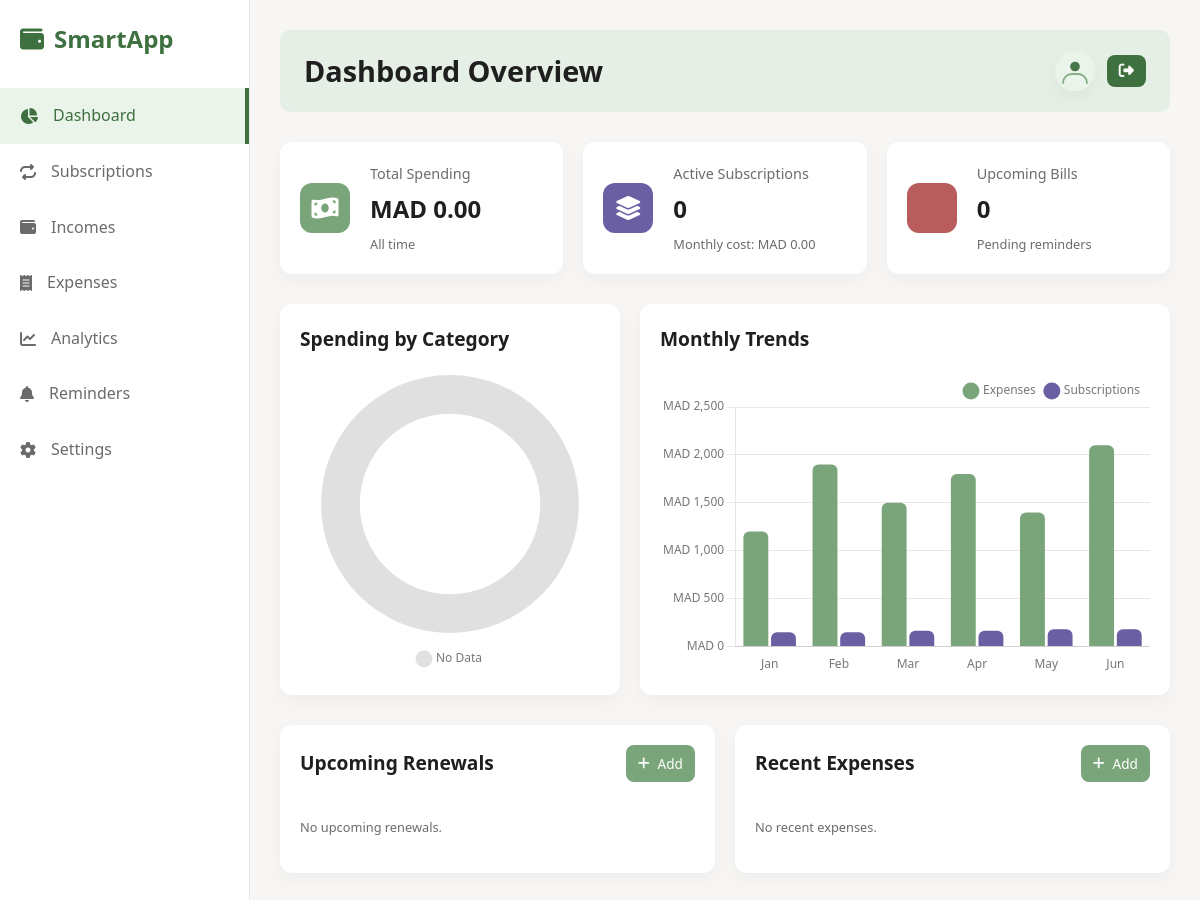
Page / (signed in) on the earlier database version.
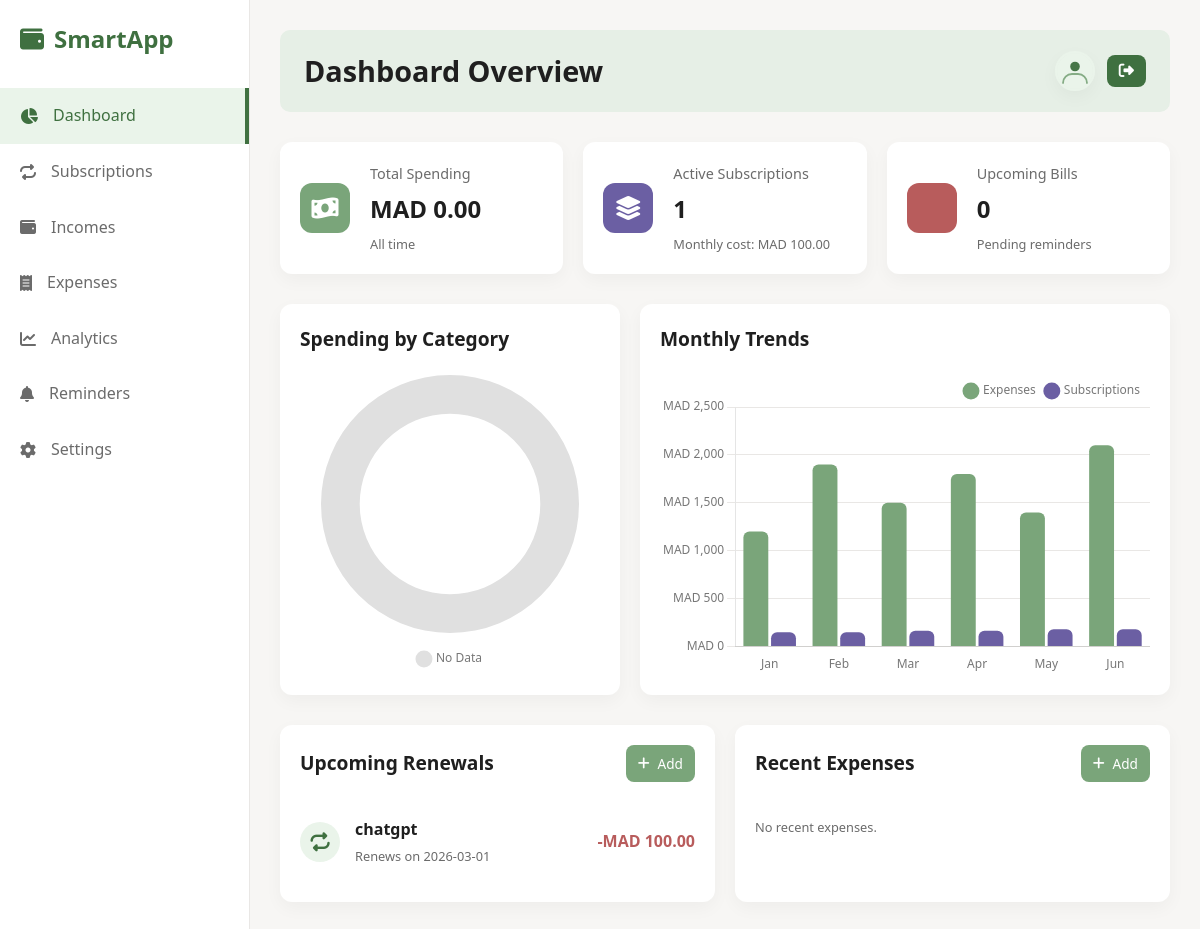
Same page on the later database version.
### tables this page shows
CREATE TABLE subscriptions (
    id INTEGER PRIMARY KEY AUTOINCREMENT,
    user_id INTEGER NOT NULL,
    name TEXT NOT NULL,
    provider TEXT,
    amount REAL NOT NULL,
    currency TEXT DEFAULT 'USD',
    billing_period TEXT,
    next_renewal DATE,
    active INTEGER DEFAULT 1,
    created_at TEXT DEFAULT CURRENT_TIMESTAMP,
    FOREIGN KEY(user_id) REFERENCES users(id) ON DELETE CASCADE
);

### main.py (the view)
@app.route('/')
@login_required
def index():
    if not DB_PATH.exists():
        return render_template('index.html', total_spending=0, active_subs=0, monthly_sub_cost=0, upcoming_bills=0, recent_expenses=[], upcoming_renewals=[], chart_data={'categories': [], 'category_amounts': []})
    conn = sqlite3.connect(str(DB_PATH))
    conn.row_factory = sqlite3.Row
    cur = conn.cursor()
    uid = current_user.id
    cur.execute("SELECT SUM(amount) as total FROM expenses WHERE user_id = ?", (uid,))
    total_spending = cur.fetchone()['total'] or 0.0
    cur.execute("SELECT COUNT(*) as count, SUM(amount) as total_cost FROM subscriptions WHERE active = 1 AND user_id = ?", (uid,))
    sub_data = cur.fetchone()
    active_subs = sub_data['count'] or 0
    monthly_sub_cost = sub_data['total_cost'] or 0.0
    cur.execute("SELECT COUNT(*) as count FROM reminders WHERE sent = 0 AND user_id = ?", (uid,))
    upcoming_bills = cur.fetchone()['count'] or 0
    cur.execute("SELECT description, amount, date FROM expenses WHERE user_id = ? ORDER BY date DESC LIMIT 5", (uid,))
    recent_expenses = [dict(row) for row in cur.fetchall()]
    cur.execute("SELECT name, amount, next_renewal FROM subscriptions WHERE active = 1 AND user_id = ? ORDER BY next_renewal ASC LIMIT 5", (uid,))
    upcoming_renewals = [dict(row) for row in cur.fetchall()]
    cur.execute("SELECT category, SUM(amount) as total FROM expenses WHERE user_id = ? GROUP BY category", (uid,))
    cat_data = cur.fetchall()
    categories = [row['category'] for row in cat_data]
    category_amounts = [row['total'] for row in cat_data]
    conn.close()
    chart_data = {
        'categories': categories,
        'category_amounts': category_amounts,
    }
    return render_template('index.html',
                           total_spending=total_spending,
                           active_subs=active_subs,
                           monthly_sub_cost=monthly_sub_cost,
                           upcoming_bills=upcoming_bills,
                           recent_expenses=recent_expenses,
                           upcoming_renewals=upcoming_renewals,
                           chart_data=chart_data)

### main.py (called while the page is built)
@login_manager.user_loader
def load_user(user_id):
    conn = sqlite3.connect(str(DB_PATH))
    conn.row_factory = sqlite3.Row
    cur = conn.cursor()
    cur.execute("SELECT * FROM users WHERE id = ?", (user_id,))
    row = cur.fetchone()
    conn.close()
    if row:
        return User(id=row['id'], username=row['username'], email=row['email'])
    return None

### templates/index.html (shortened to what this page needs)
{% extends "base.html" %}
{% block header_title %}Dashboard Overview{% endblock %}
{% block content %}
<section class="kpi-grid">
    <div class="kpi-card">
        <div class="kpi-icon teal"><i class="fa-solid fa-money-bill-wave"></i></div>
        <div class="kpi-info">
            <h3>Total Spending</h3>
            <p class="kpi-value">MAD {{ "%.2f"|format(total_spending) }}</p>
            <span class="kpi-trend neutral">All time</span>
        </div>
    </div>
    <div class="kpi-card">
        <div class="kpi-icon purple"><i class="fa-solid fa-layer-group"></i></div>
        <div class="kpi-info">
            <h3>Active Subscriptions</h3>
            <p class="kpi-value">{{ active_subs }}</p>
            <span class="kpi-trend neutral">Monthly cost: MAD {{ "%.2f"|format(monthly_sub_cost) }}</span>
        </div>
    </div>
    <div class="kpi-card">
        <div class="kpi-icon red"></div>
        <div class="kpi-info">
            <h3>Upcoming Bills</h3>
            <p class="kpi-value">{{ upcoming_bills }}</p>
            <span class="kpi-trend neutral">Pending reminders</span>
        </div>
    </div>
</section>
<section class="charts-grid">
    <div class="chart-card">
        <h2>Spending by Category</h2>
        <div class="chart-container">
            <canvas id="categoryPieChart"></canvas>
        </div>
    </div>
    <div class="chart-card">
        <h2>Monthly Trends</h2>
        <div class="chart-container">
            <canvas id="trendBarChart"></canvas>
        </div>
    </div>
</section>
<section class="lists-grid">
    <div class="list-card">
        <div class="list-card-header">
            <h2>Upcoming Renewals</h2>
            <a href="{{ url_for('subscriptions') }}" class="btn-action"><i class="fa-solid fa-plus"></i> Add</a>
        </div>
        <ul class="activity-list">
            {% if upcoming_renewals %}
                {% for sub in upcoming_renewals %}
                <li>
                    <div class="activity-icon"><i class="fa-solid fa-repeat"></i></div>
                    <div class="activity-details">
                        <h4>{{ sub.name }}</h4>
                        <p>Renews on {{ sub.next_renewal or 'N/A' }}</p>
                    </div>
                    <div class="activity-amount alert">-MAD {{ "%.2f"|format(sub.amount) }}</div>
                </li>
                {% endfor %}
            {% else %}
                <li>
                    <div class="activity-details">
                        <p style="color: var(--text-muted);">No upcoming renewals.</p>
                    </div>
                </li>
            {% endif %}
        </ul>
    </div>
    <div class="list-card">
        <div class="list-card-header">
            <h2>Recent Expenses</h2>
            <a href="{{ url_for('expenses') }}" class="btn-action"><i class="fa-solid fa-plus"></i> Add</a>
        </div>
        <ul class="activity-list">
            {% if recent_expenses %}
                {% for exp in recent_expenses %}
                <li>
                    <div class="activity-icon"><i class="fa-solid fa-cart-shopping"></i></div>
                    <div class="activity-details">
                        <h4>{{ exp.description or exp.category }}</h4>
                        <p>{{ exp.date }}</p>
                    </div>
                    <div class="activity-amount">-MAD {{ "%.2f"|format(exp.amount) }}</div>
                </li>
                {% endfor %}
            {% else %}
                <li>
                    <div class="activity-details">
                        <p style="color: var(--text-muted);">No recent expenses.</p>
                    </div>
                </li>
            {% endif %}
        </ul>
    </div>
</section>
{% endblock %}
{% block scripts %}
<script>
    // Pass dynamic data to JS
    window.dashboardChartData = {{ chart_data | tojson | safe }};
</script>
{% endblock %}

### templates/base.html (shortened to what this page needs)
<!DOCTYPE html>
<html lang="en">
<head>
    <link rel="stylesheet" href="{{ url_for('static', filename='css/style.css') }}">
    <link rel="stylesheet" href="https://cdnjs.cloudflare.com/ajax/libs/font-awesome/6.4.0/css/all.min.css">
</head>
<body>
    <div class="app-container">
        {% if current_user.is_authenticated %}
        <aside class="sidebar">
            <div class="logo">
                <i class="fa-solid fa-wallet"></i> SmartApp
            </div>
            <nav class="nav-menu">
                <a href="{{ url_for('index') }}" class="nav-item {% if request.endpoint == 'index' %}active{% endif %}"><i class="fa-solid fa-chart-pie"></i> Dashboard</a>
                <a href="{{ url_for('subscriptions') }}" class="nav-item {% if request.endpoint == 'subscriptions' %}active{% endif %}"><i class="fa-solid fa-repeat"></i> Subscriptions</a>
                <a href="{{ url_for('incomes') }}" class="nav-item {% if request.endpoint == 'incomes' %}active{% endif %}"><i class="fa-solid fa-wallet"></i> Incomes</a>
                <a href="{{ url_for('expenses') }}" class="nav-item {% if request.endpoint == 'expenses' %}active{% endif %}"><i class="fa-solid fa-receipt"></i> Expenses</a>
                <a href="{{ url_for('analytics') }}" class="nav-item {% if request.endpoint == 'analytics' %}active{% endif %}"><i class="fa-solid fa-chart-line"></i> Analytics</a>
                <a href="{{ url_for('reminders') }}" class="nav-item {% if request.endpoint == 'reminders' %}active{% endif %}"><i class="fa-solid fa-bell"></i> Reminders</a>
                <a href="{{ url_for('settings') }}" class="nav-item {% if request.endpoint == 'settings' %}active{% endif %}"><i class="fa-solid fa-gear"></i> Settings</a>
            </nav>
        </aside>
        {% endif %}
        <main class="main-content" {% if not current_user.is_authenticated %}style="margin: 0 auto; max-width: 800px; padding-top: 50px;"{% endif %}>
            <header class="top-header">
                <h1>{% block header_title %}Dashboard Overview{% endblock %}</h1>
                {% if current_user.is_authenticated %}
                <div class="user-profile" style="display: flex; align-items: center; gap: 12px;">
                    <img src="{{ url_for('static', filename=('img/profile_' + (current_user.id|string) + '.png')) }}" onerror="this.onerror=null;this.src='{{ url_for('static', filename='img/anonymous.svg') }}'" alt="Profile" class="profile-image">
                    <a href="{{ url_for('logout') }}" class="btn-action btn-logout"><i class="fa-solid fa-right-from-bracket"></i></a>
                </div>
                {% endif %}
            </header>
            {% block content %}{% endblock %}
        </main>
    </div>
    {% block scripts %}{% endblock %}
</body>
</html>

Differences in the rows shown:
added subscriptions: name "chatgpt", next_renewal "2026-03-01", amount "100.00"
Other differences:
{{ active_subs }}: "0" → "1"
{{ "%.2f"|format(monthly_sub_cost) }}: "0.00" → "100.00"
text no longer shown: "No upcoming renewals."
